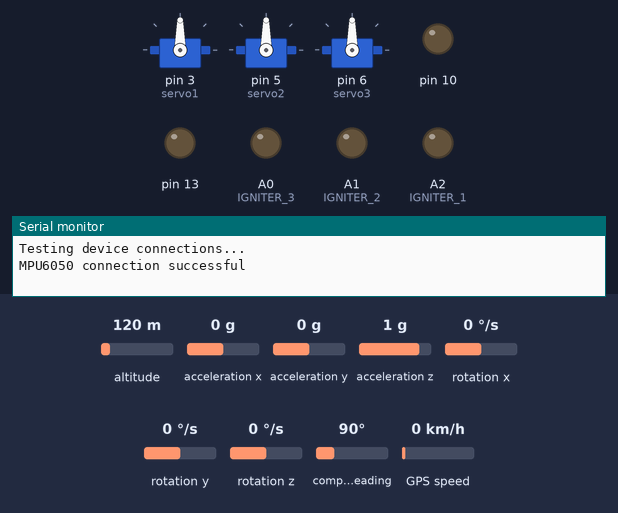
Bench run of a sketch on a simulated Arduino Uno, built with avr-gcc and run on an emulated ATmega328P. Shown: 3 × servo, output pins drawn as LEDs (lit = HIGH), the last lines printed to the serial monitor. Inputs (shaded band) come from the test bench; at power-on: altitude 120 m, acceleration x 0 g, acceleration y 0 g, acceleration z 1 g, rotation x 0 °/s, rotation y 0 °/s, rotation z 0 °/s, compass heading 90°, GPS speed 0 km/h. Storage starts empty; the GPS gets a fix after 3 s at 37.7749, -122.4194 with 8 satellites.

Above: at 0.1 s.
At 3.1 s:
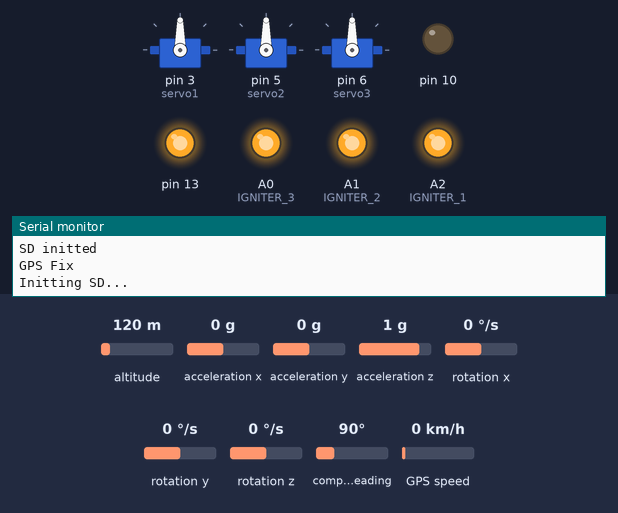
Timing chart, 0 to 4.6 s (numbered marks = the images above):
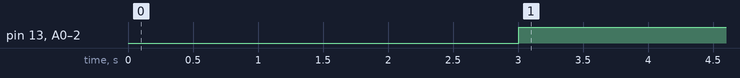

Measured:
- by itself, pin 13, A0 (IGNITER_3), A1 (IGNITER_2), A2 (IGNITER_1): LOW → HIGH at 3.0 s

The sketch:

high_start_atmega.ino
```cpp
#include <Adafruit_BMP280.h>

#include <TinyGPS.h>
#include <SoftwareSerial.h>
#include <avr/pgmspace.h>

#include <PID_v1.h>
//#include "I2Cdev.h"
#include "MPU6050.h"
#include <Servo.h>
#include <SPI.h>
#include <SD.h>


#if I2CDEV_IMPLEMENTATION == I2CDEV_ARDUINO_WIRE
    #include "Wire.h"
#endif


TinyGPS gps;
SoftwareSerial gpsSerial(2,4);

Adafruit_BMP280 bmp;

MPU6050 accelgyro;

int16_t ax, ay, az;
int16_t gx, gy, gz;

const int chipSelect = 8;
File gyroDataFile, gpsDataFile;

#define TAB_CHAR F("\t")

void setupAccelGyro() {
  accelgyro.initialize();

  Serial.println(F("Testing device connections..."));
  Serial.println(accelgyro.testConnection() ? F("MPU6050 connection successful") : F("MPU6050 connection failed"));

  accelgyro.setFullScaleAccelRange(MPU6050_ACCEL_FS_16);
  accelgyro.setFullScaleGyroRange(MPU6050_GYRO_FS_2000);

  accelgyro.getMotion6(&ax, &ay, &az, &gx, &gy, &gz);
}


Servo servo1, servo2, servo3;

double xSetpoint, xInput, xOutput;
PID xPID(&xInput, &xOutput, &xSetpoint, .05, 0, .01, DIRECT);

double ySetpoint, yInput, yOutput;
PID yPID(&yInput, &yOutput, &ySetpoint, .05, 0, .01, DIRECT);


void setupServos() {

  xInput = ax;
  xSetpoint = 0;
  xPID.SetOutputLimits(-90, 90);
  xPID.SetMode(AUTOMATIC);

  yInput = ay;
  ySetpoint = 0;
  yPID.SetOutputLimits(-90, 90);
  yPID.SetMode(AUTOMATIC);

  servo1.attach(3);
  servo2.attach(5);
  servo3.attach(6);
}


unsigned long fix_age;
int year;
byte month, day, hour, minute, second, hundredths;

void dateTime(uint16_t* date, uint16_t* time) {

  *date = FAT_DATE(year, month, day);

  *time = FAT_TIME(hour, minute, second);
}


void setupSDcard() {
  Serial.println(F("Initting SD..."));
  pinMode(SS, OUTPUT);

  if (!SD.begin(chipSelect)) {
    Serial.println(F("SD init failed"));
    // don't do anything more:
//    while (1) ;
  }
  Serial.println(F("SD initted"));

  String gyrosFilename = F("gyros.tsv");

  SdFile::dateTimeCallback(dateTime);
  gyroDataFile = SD.open(gyrosFilename, O_WRITE | O_CREAT | O_TRUNC);

  if (!gyroDataFile) {
    Serial.print(F("error opening "));
    Serial.println(gyrosFilename);
//    while (1) ;
  }

  gyroDataFile.println(F("millis\tax\tay\taz\tgx\tgy\tgz\tservo1\tyservo2\tservo3"));


  String gpsFilename = F("gps.tsv");

  SdFile::dateTimeCallback(dateTime);
  gpsDataFile = SD.open(gpsFilename, O_WRITE | O_CREAT | O_TRUNC);

  if (!gpsDataFile) {
    Serial.print(F("error opening "));
    Serial.println(gpsFilename);
    while (1) ;
  }

  gpsDataFile.println(F("hello from avionics board!"));
  gpsDataFile.println(F("millis\tsatellites\tlat\tlon\taltitude\tspeed"));

}

enum MISSION_STATE {
  WAIT_FOR_FIX,
  BOOST,
  COAST,
  DROGUE,
  RECOVERY,
  LANDED
};

MISSION_STATE mission_state = WAIT_FOR_FIX;


#define IGNITER_1 A2
#define IGNITER_2 A1
#define IGNITER_3 A0

void setup() {

  pinMode(IGNITER_1, OUTPUT);
  pinMode(IGNITER_2, OUTPUT);
  pinMode(IGNITER_3, OUTPUT);
  pinMode(13, OUTPUT);
    digitalWrite(IGNITER_1, LOW);
    digitalWrite(IGNITER_2, LOW);
    digitalWrite(IGNITER_3, LOW);
    digitalWrite(13, LOW);

  Serial.begin(115200);
  gpsSerial.begin(9600);

  // join I2C bus (I2Cdev library doesn't do this automatically)
  #if I2CDEV_IMPLEMENTATION == I2CDEV_ARDUINO_WIRE
        Wire.begin();
  #elif I2CDEV_IMPLEMENTATION == I2CDEV_BUILTIN_FASTWIRE
        Fastwire::setup(400, true);
  #endif

  if (!bmp.begin()) {
    Serial.println(F("Could not find a valid BMP280 sensor, check wiring!"));
  }

  setupAccelGyro();

  setupServos();

}


void writeSDcardData() {

  String dataString = String(millis()) + TAB_CHAR;

  dataString += String(ax) + TAB_CHAR;
  dataString += String(ay) + TAB_CHAR;
  dataString += String(az) + TAB_CHAR;
  dataString += String(gx) + TAB_CHAR;

  dataString += String(gy) + TAB_CHAR;
  dataString += String(gz) + TAB_CHAR;

  dataString += String(xOutput) + TAB_CHAR;
  dataString += String(yOutput);

  gyroDataFile.println(dataString);
  Serial.println(dataString);

  gyroDataFile.flush();
}

void updateServos() {

  xInput = ax;
  xPID.Compute();
//  xServo.write(90 + xOutput);

  yInput = ay;
  yPID.Compute();
//  yServo.write(90 + yOutput);

}


void checkGpsReady() {

  while (gpsSerial.available()) {
    int c = gpsSerial.read();
    if (gps.encode(c)) {

      gps.crack_datetime(&year, &month, &day, &hour, &minute, &second, &hundredths, &fix_age);

      setupSDcard();

      Serial.println(F("GPS Fix"));

      mission_state = BOOST;
    }
  }
}


void updateGPS() {

  while (gpsSerial.available()) {
    int c = gpsSerial.read();
    if (gps.encode(c))
    {

      float flat, flon;
      unsigned long time, date, speed, course;

      gps.f_get_position(&flat, &flon, &fix_age);

      String dataString = String(millis()) + TAB_CHAR + gps.satellites() + TAB_CHAR;

      dataString += String(flat)+TAB_CHAR+String(flon)+TAB_CHAR;
      dataString += String(gps.f_altitude())+TAB_CHAR+String(gps.f_speed_mps());

      gpsDataFile.println(dataString);
      gpsDataFile.flush();
      Serial.println(dataString);

    }

  }
}


void loop() {

delay(3000);

    Serial.println(F("Fire in the hole."));
    digitalWrite(IGNITER_1, HIGH);
    digitalWrite(IGNITER_2, HIGH);
    digitalWrite(IGNITER_3, HIGH);
    digitalWrite(13, HIGH);

  switch (mission_state) {
    case WAIT_FOR_FIX:
      checkGpsReady();
      break;
    case BOOST:
      boost_loop();
      break;
    case COAST:
      coast_loop();
      break;
    case DROGUE:
      break;
    case RECOVERY:
      break;
    case LANDED:
      break;
  }
}

void boost_loop() {

//  bmp.readPressure();

  accelgyro.getMotion6(&ax, &ay, &az, &gx, &gy, &gz);

  updateServos();

  writeSDcardData();

  updateGPS();
}


void coast_loop() {
/*
  Serial.print(F("Pressure = "));
  Serial.print(bmp.readPressure());
  Serial.println(F(" Pa"));

  Serial.print(F("Approx altitude = "));
  Serial.print(bmp.readAltitude(1013.25)); // this should be adjusted to your local forcase
  Serial.println(F(" m"));
*/
}
```
